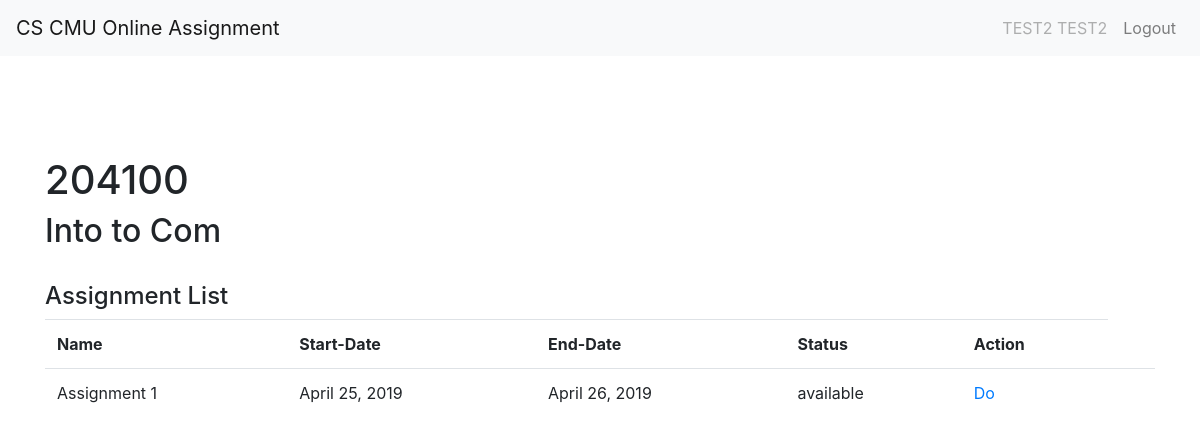
The app's page /assignment/subject/204100/ (signed in) with its own data.
### assignment/models.py (models this page shows, shortened)
class Subject(models.Model):
    subject_code = models.CharField(max_length=6, primary_key=True)
    name = models.CharField(max_length=20)
    no_section = models.IntegerField()

class Assignment(models.Model):
    subject = models.ForeignKey(Subject, on_delete=models.CASCADE)
    start_date = models.DateField()
    end_date = models.DateField()
    name = models.CharField(max_length=50)
    publish = models.BooleanField(default=False)
    score = models.FloatField()

### assignment/views/do_assignment.py (the view)
# urls.py: path('subject/<int:subject>/',views.StudentSubject.as_view(), name='student_subject'),
class StudentSubject(generic.TemplateView):
    template_name = 'student/student-subject.html'
    def get_context_data(self, **kwargs):
        context = super( StudentSubject, self).get_context_data(**kwargs)
        result = list()
        code = self.kwargs['subject']
        context['sub'] = Subject.objects.get(subject_code = code )
        context['subject'] = Assignment.objects.filter(subject__subject_code = code)
        m = MemberSection.objects.get(student__user=self.request.user,subject__subject_code=self.kwargs['subject'])
        context['c'] = StudentDoAssignment.objects.filter(student__user=self.request.user)
        print(self.request.user)
        for i in context['subject']:
            if i.subject.subject_code == m.subject.subject_code:
                if context['c'] :
                    checked = StudentDoAssignment.objects.get(student__user=self.request.user,assignment__name = i.name)
                    print(checked)
                    result.append([i,checked])
                else:
                    checked = 0
                    result.append([i,checked])
        context['result'] = result
        return context

### assignment/models.py (called while the page is built)
    def __str__(self):
        return self.student.code + "-" + self.assignment.name

### assignment/templates/student/student-subject.html
{% extends "base.html" %}
{% load staticfiles %}
{% block body %}
    <div class="container con-dashboard">
        <h1>{{ sub.subject_code }}</h1>
        <h2>{{ sub.name }} </h2>
        <br>
        <h4>Assignment List</h4>
        <table class="table">
            <tr>
                <th>Name</th>
                <th>Start-Date</th>
                <th>End-Date</th>
                <th>Status</th>
                <th>Action</th>
            </tr>
                {% for a in result %}
                    {% if a.0.publish %}
                    <tr>
                        <td>{{a.0.name }}</td>
                        <td>{{a.0.start_date}}</td>
                        <td>{{a.0.end_date}}</td>
                        {% if a.1.finish %}
                            {% if a.1.check %}
                                <td>checked</td>
                                <td><a href="{% url 'assignment:do_assignment' sub.subject_code a.0.pk %}">View Score</a><td></td>
                            {% else %}
                                <td>available</td>
                                <td><a href="{% url 'assignment:do_assignment' sub.subject_code a.0.pk %}">Edit</a><td>
                            {% endif %}
                        {% else %}
                            <td>available</td>
                            <td><a href="{% url 'assignment:do_assignment' sub.subject_code a.0.pk %}">Do</a><td>
                        {% endif %}
                    </tr>
                    {% endif %}
                {% endfor %}
        </table>
    </div>
    {% endblock %}

### assignment/templates/base.html (shortened to what this page needs)
<!DOCTYPE html>
<html lang="en">
    {% load staticfiles %}
<head>
    <link rel="stylesheet" href="{% static 'css/bootstrap.css' %}">
    <link rel="stylesheet" href="{% static 'css/check-homework.css' %}">
</head>
<body>
    <nav class="navbar navbar-expand-lg navbar-light bg-light">
        <a class="navbar-brand" href="#">CS CMU Online Assignment</a>
        <div class="collapse navbar-collapse" id="navbarSupportedContent">
            <ul class="navbar-nav ml-auto">
                <li class="nav-item">
                    <a class="nav-link disabled" href="#" tabindex="-1" aria-disabled="true">{{request.user.first_name}} {{request.user.last_name}}</a>
                </li>
                <li class="nav-item">
                    <a class="nav-link" href="{% url 'logout' %}">Logout</a>
                </li>
            </ul>
        </div>
    </nav>
    {% block body %}
    {% endblock %}
</body>
</html>

### assignment/static/css/check-homework.css (style rules this page uses)
.con-dashboard { margin-top: 100px; }

### records on screen
Subject: subject_code "204100", name "Into to Com"
Assignment: name "Assignment 1", start_date "April 25, 2019", end_date "April 26, 2019"

### other values on screen
{{ request.user.first_name }} "TEST2"
{{ request.user.last_name }} "TEST2"
